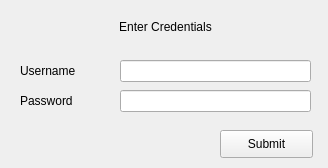
<?xml version="1.0" encoding="UTF-8"?>
<ui version="4.0">
 <class>userNamangementWindow</class>
 <widget class="QWidget" name="userNamangementWindow">
  <property name="geometry">
   <rect>
    <x>0</x>
    <y>0</y>
    <width>328</width>
    <height>168</height>
   </rect>
  </property>
  <property name="windowTitle">
   <string>User Management</string>
  </property>
  <widget class="QLabel" name="usernameLabel">
   <property name="geometry">
    <rect>
     <x>20</x>
     <y>60</y>
     <width>91</width>
     <height>21</height>
    </rect>
   </property>
   <property name="text">
    <string>Username</string>
   </property>
  </widget>
  <widget class="QLineEdit" name="usernameInput">
   <property name="geometry">
    <rect>
     <x>120</x>
     <y>60</y>
     <width>191</width>
     <height>22</height>
    </rect>
   </property>
  </widget>
  <widget class="QLineEdit" name="passwordInput">
   <property name="geometry">
    <rect>
     <x>120</x>
     <y>90</y>
     <width>191</width>
     <height>22</height>
    </rect>
   </property>
   <property name="text">
    <string/>
   </property>
  </widget>
  <widget class="QLabel" name="passwordLabel">
   <property name="geometry">
    <rect>
     <x>20</x>
     <y>90</y>
     <width>91</width>
     <height>21</height>
    </rect>
   </property>
   <property name="text">
    <string>Password</string>
   </property>
  </widget>
  <widget class="QLabel" name="mainHeader">
   <property name="geometry">
    <rect>
     <x>20</x>
     <y>20</y>
     <width>291</width>
     <height>31</height>
    </rect>
   </property>
   <property name="text">
    <string>Enter Credentials</string>
   </property>
   <property name="alignment">
    <set>Qt::AlignHCenter|Qt::AlignTop</set>
   </property>
  </widget>
  <widget class="QPushButton" name="submitBtn">
   <property name="geometry">
    <rect>
     <x>220</x>
     <y>130</y>
     <width>93</width>
     <height>28</height>
    </rect>
   </property>
   <property name="cursor">
    <cursorShape>PointingHandCursor</cursorShape>
   </property>
   <property name="text">
    <string>Submit</string>
   </property>
  </widget>
  <widget class="QLabel" name="status">
   <property name="geometry">
    <rect>
     <x>10</x>
     <y>130</y>
     <width>201</width>
     <height>21</height>
    </rect>
   </property>
   <property name="text">
    <string/>
   </property>
  </widget>
 </widget>
 <resources/>
 <connections/>
</ui>
